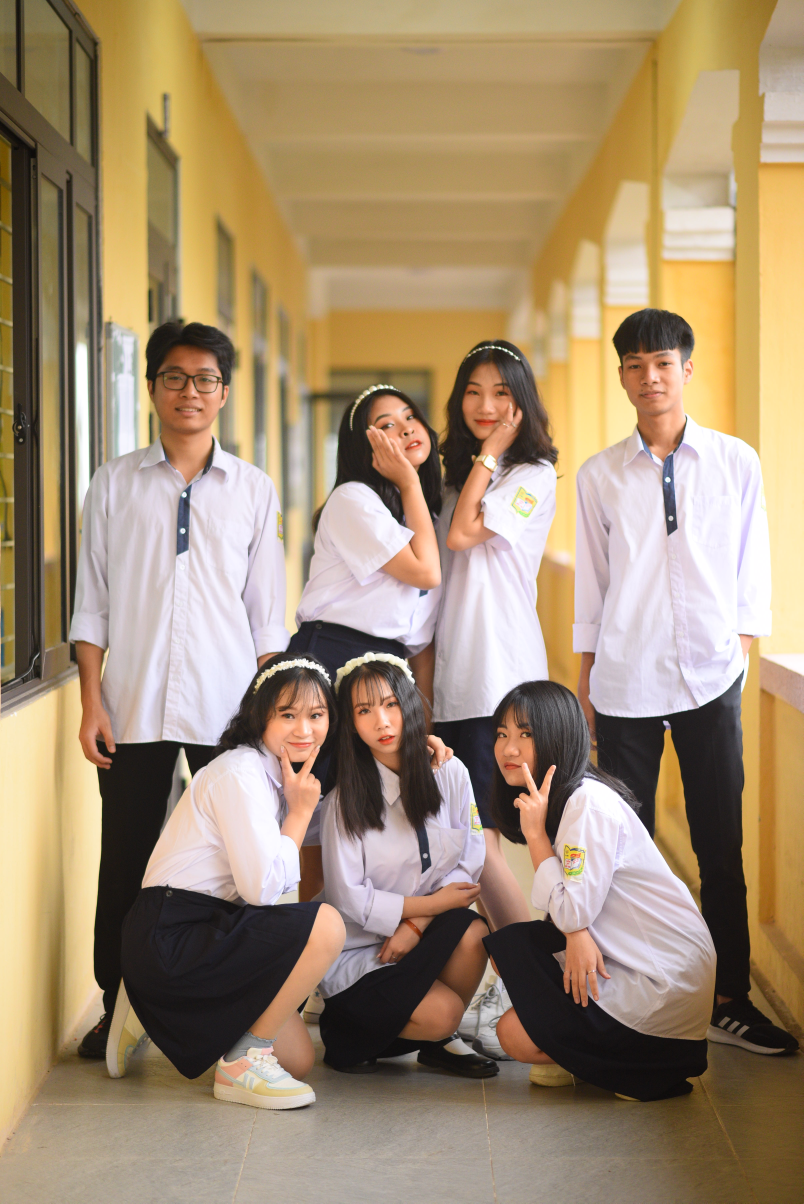
#> input picture assets/anh2.JPG, 4016 x 6016 px, found by its file name (shown at 1/5 size)
$ python learn_opencv_5.py
#> lines starting #> are read from the running program, lines starting #| are printed output that depends on the picture
# Blend two images
import cv2 as cv

src1 = cv.imread("./assets/anh2.jpg")
#> src1 is the input picture: shape (6016, 4016, 3); mean B, G, R 114.4, 142, 163.7
src2 = cv.imread("./assets/faces.jpg")
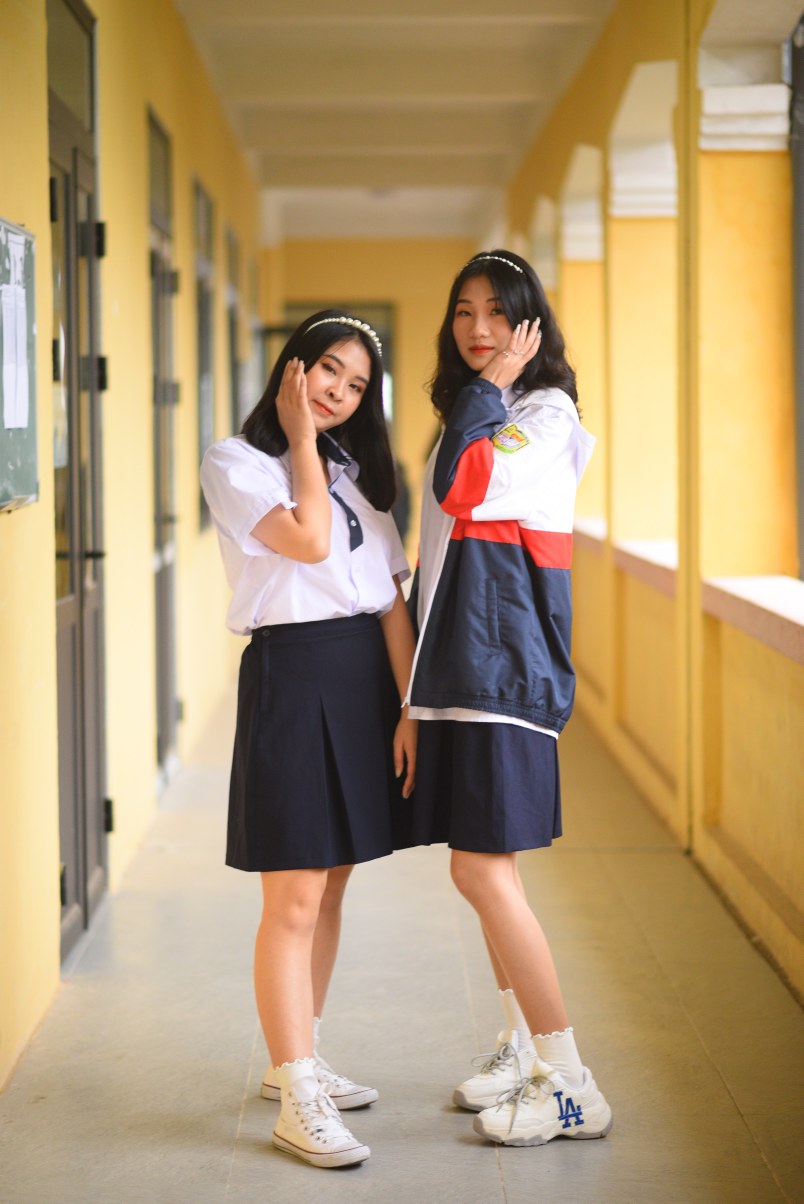
#> input picture assets/faces.JPG, 4016 x 6016 px, found by its file name (shown at 1/5 size)
#> src2 is the input picture: shape (6016, 4016, 3); mean B, G, R 112.9, 150.7, 175.6

alpha = 0.1
beta = 1.0 - alpha
dst = cv.addWeighted(src1, alpha, src2, beta, 0)
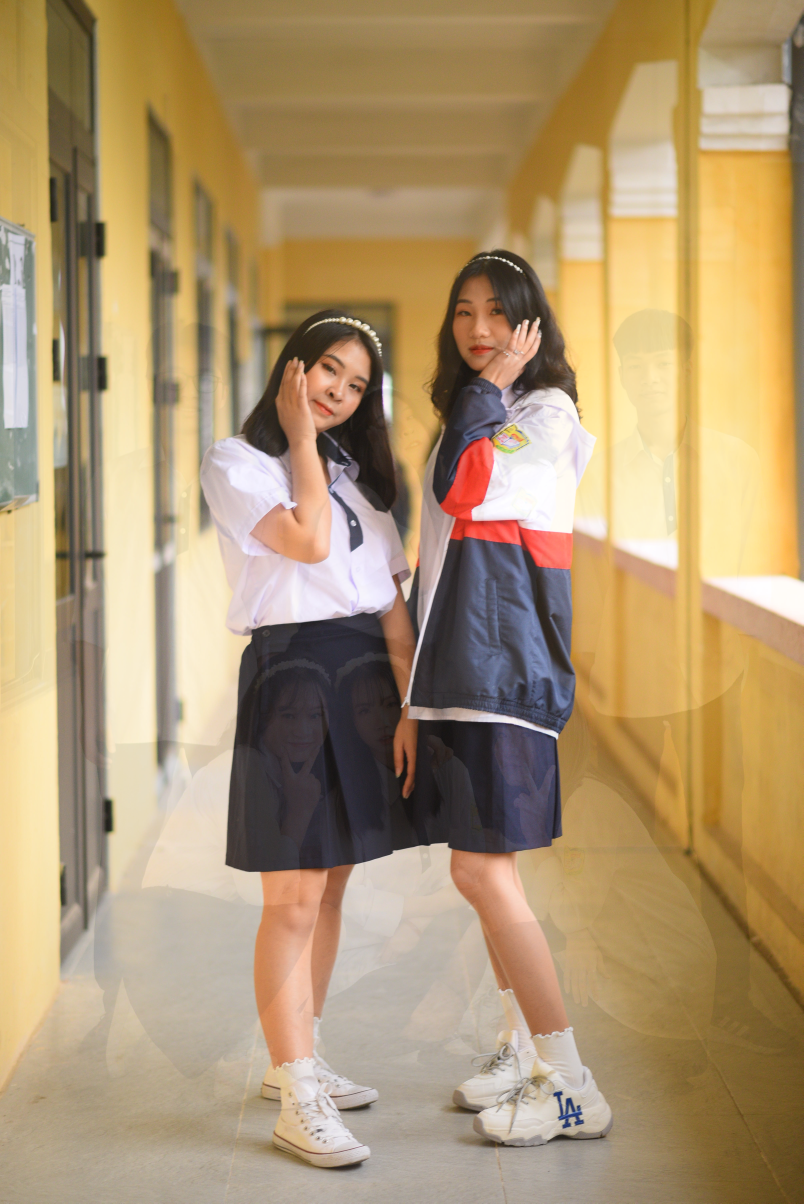
#> dst: shape (6016, 4016, 3) (shown at 1/5 size); mean B, G, R 113, 149.8, 174.4
dst = cv.resize(dst, (0, 0), fx=0.1, fy=0.1)
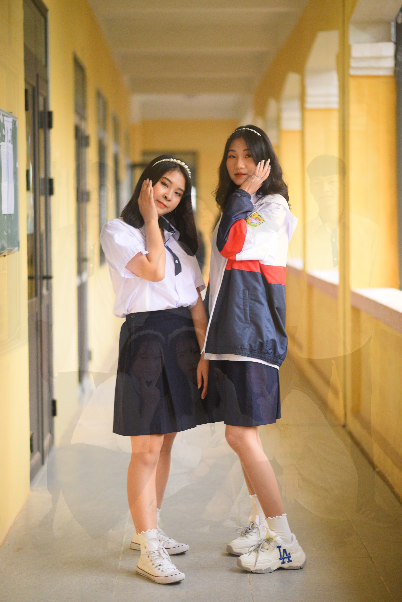
#> dst: shape (602, 402, 3); mean B, G, R 113.1, 149.9, 174.5

cv.imshow("dst", dst)
cv.waitKey(0)
